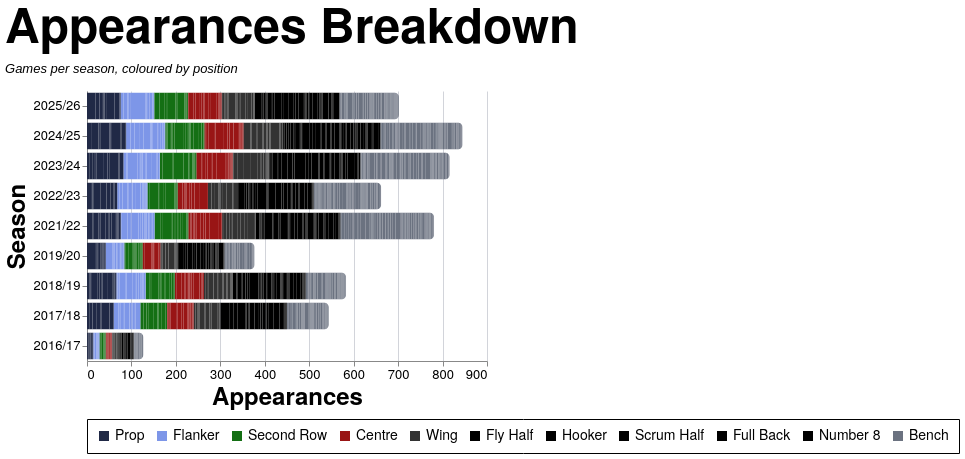

Specify this chart in Vega-Lite:
### Vega-Lite specification from a JSON file in a GitHub repository (floating-point values rounded to 4 significant figures; data arrays with more than 128 entries replaced by an {"elided": "..."} marker saying what was removed)
{"config": {"axis": {"labelFont": "PT Sans Narrow, Helvetica Neue, Helvetica, Arial, sans-serif", "titleFont": "PT Sans Narrow, Helvetica Neue, Helvetica, Arial, sans-serif", "labelFontSize": 13, "titleFontSize": 24, "gridColor": "#202947", "gridOpacity": 0.2, "zindex": 1}, "text": {"font": "Lato, sans-serif"}, "bar": {"cornerRadiusEnd": 5}, "header": {"labelFont": "PT Sans Narrow, Helvetica Neue, Helvetica, Arial, sans-serif", "titleFont": "PT Sans Narrow, Helvetica Neue, Helvetica, Arial, sans-serif", "labelFontSize": 24, "titleFontSize": 28, "labelFontWeight": "bold", "orient": "left"}, "legend": {"labelFont": "PT Sans Narrow, Helvetica Neue, Helvetica, Arial, sans-serif", "titleFont": "PT Sans Narrow, Helvetica Neue, Helvetica, Arial, sans-serif", "labelFontSize": 14, "titleFontSize": 16, "titlePadding": 5, "fillColor": "white", "strokeColor": "black", "padding": 10, "titleFontWeight": "lighter", "titleFontStyle": "italic", "titleColor": "gray", "offset": 10}, "title": {"font": "PT Sans Narrow, Helvetica Neue, Helvetica, Arial, sans-serif", "fontSize": 48, "fontWeight": "bold", "anchor": "start", "align": "center", "titlePadding": 20, "subtitlePadding": 10, "subtitleFontSize": 13, "subtitleColor": "", "subtitleFontStyle": "italic", "offset": 15, "color": "black"}, "axisX": {"labelAngle": 0}, "facet": {"title": null, "header": null, "align": {"row": "each", "column": "each"}}, "resolve": {"scale": {"y": "independent", "facet": "independent"}}, "background": "transparent", "scale": {"offsetBandPaddingOuter": 0.2, "offsetBandPaddingInner": 0.1}, "view": {"stroke": null, "background": "transparent"}}, "data": {"name": "data-93d3b8a34717260fcc9b371dc7cb6e5f"}, "mark": {"type": "bar"}, "encoding": {"color": {"field": "color_value", "legend": {"orient": "bottom", "title": null}, "scale": {"domain": ["Prop", "Flanker", "Second Row", "Centre", "Wing", "Fly Half", "Hooker", "Scrum Half", "Full Back", "Number 8", "Bench"], "range": ["#202946", "#7d96e8", "#146f14", "#991515", "#333333", "#000000", "#000000", "#000000", "#000000", "#000000", "#6b7280"]}, "type": "nominal"}, "order": {"field": "stack_order", "type": "quantitative"}, "tooltip": [{"field": "player", "title": "Player", "type": "nominal"}, {"field": "season", "title": "Season", "type": "nominal"}, {"field": "color_value", "title": "Position", "type": "nominal"}, {"aggregate": "sum", "field": "apps", "title": "Appearances", "type": "quantitative"}], "x": {"aggregate": "sum", "field": "apps", "title": "Appearances", "type": "quantitative"}, "y": {"field": "season", "sort": {"field": "season_sort", "op": "max", "order": "descending"}, "title": "Season", "type": "nominal"}}, "height": {"step": 30}, "title": {"text": "Appearances Breakdown", "subtitle": "Games per season, coloured by position"}, "width": 400, "$schema": "https://vega.github.io/schema/vega-lite/v5.20.1.json", "datasets": {"data-93d3b8a34717260fcc9b371dc7cb6e5f": {"elided": "2520 records"}}}
